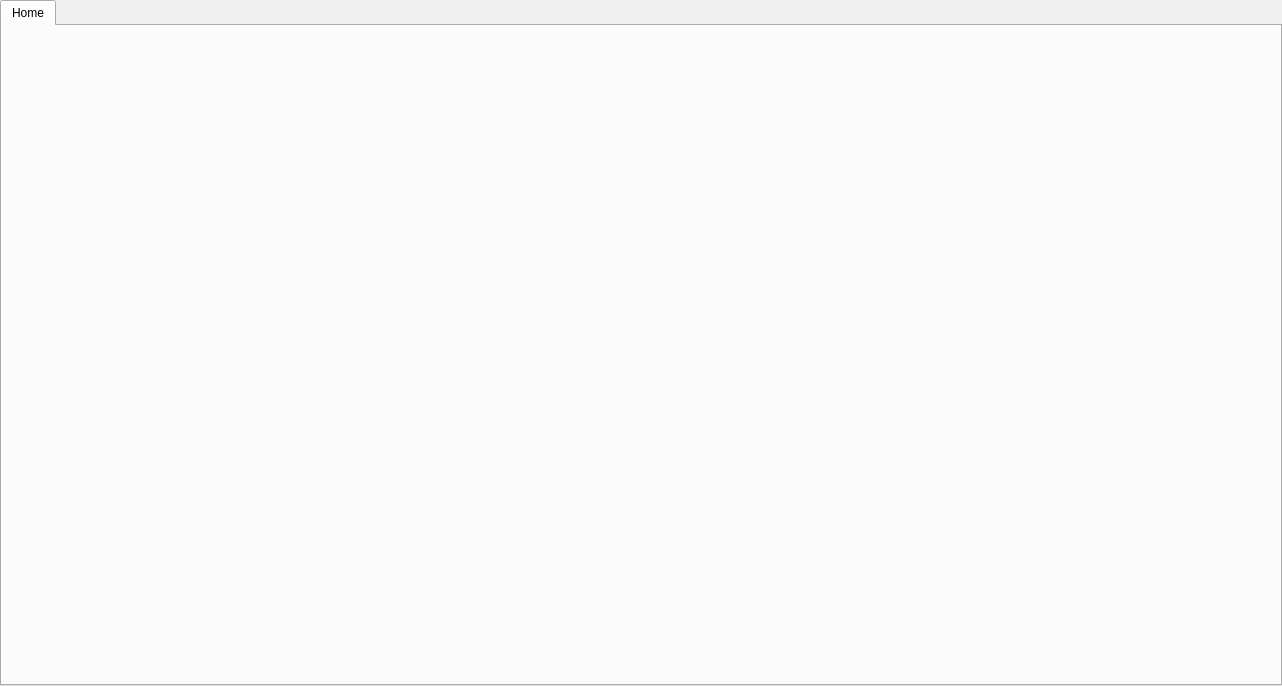
<?xml version="1.0" encoding="UTF-8"?>
<ui version="4.0">
 <class>MainDashboard</class>
 <widget class="QTabWidget" name="MainDashboard">
  <property name="geometry">
   <rect>
    <x>0</x>
    <y>0</y>
    <width>1282</width>
    <height>686</height>
   </rect>
  </property>
  <property name="windowTitle">
   <string>MainDashboard</string>
  </property>
  <widget class="QWidget" name="tab">
   <attribute name="title">
    <string>Home</string>
   </attribute>
  </widget>
 </widget>
 <resources/>
 <connections/>
</ui>
